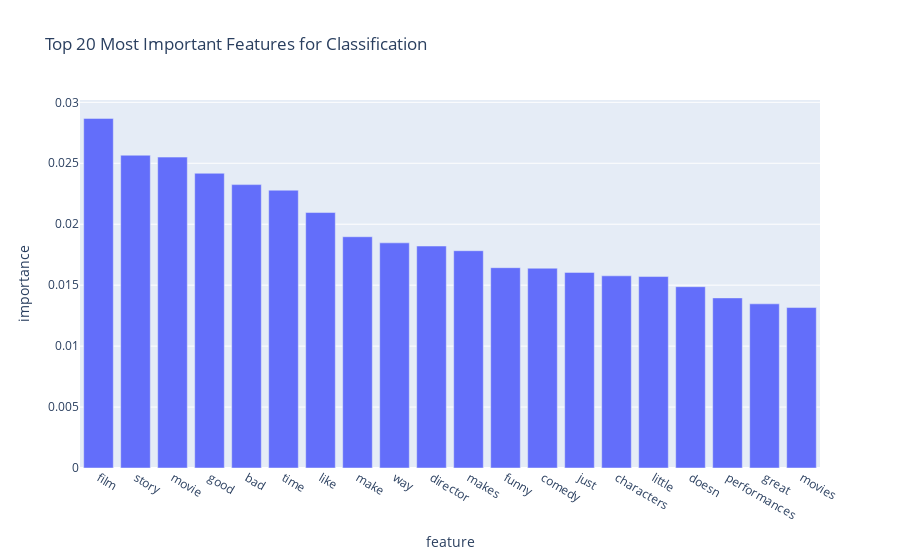

Here is the notebook cell this chart was saved with:
### Code cell
# plot the top 20 most important features for each class
fig = px.bar(top20_features, x='feature', y='importance', title='Top 20 Most Important Features for Classification')
fig.show()

### Figure 1 — Plotly figure (JSON) as saved in the notebook; plotly's stock layout.template omitted (floating-point values rounded to 4 significant figures)
{"data": [{"alignmentgroup": "True", "hovertemplate": "feature=%{x}<br>importance=%{y}<extra></extra>", "legendgroup": "", "marker": {"color": "#636efa", "pattern": {"shape": ""}}, "name": "", "offsetgroup": "", "orientation": "v", "showlegend": false, "textposition": "auto", "type": "bar", "x": ["film", "story", "movie", "good", "bad", "time", "like", "make", "way", "director", "makes", "funny", "comedy", "just", "characters", "little", "doesn", "performances", "great", "movies"], "xaxis": "x", "y": [0.02868, 0.02566, 0.02551, 0.02418, 0.02325, 0.02279, 0.02096, 0.01897, 0.01847, 0.01821, 0.01783, 0.01643, 0.01639, 0.01605, 0.01577, 0.01571, 0.01487, 0.01396, 0.01347, 0.01316], "yaxis": "y"}], "layout": {"barmode": "relative", "legend": {"tracegroupgap": 0}, "title": {"text": "Top 20 Most Important Features for Classification"}, "xaxis": {"anchor": "y", "domain": [0, 1], "title": {"text": "feature"}}, "yaxis": {"anchor": "x", "domain": [0, 1], "title": {"text": "importance"}}}}
